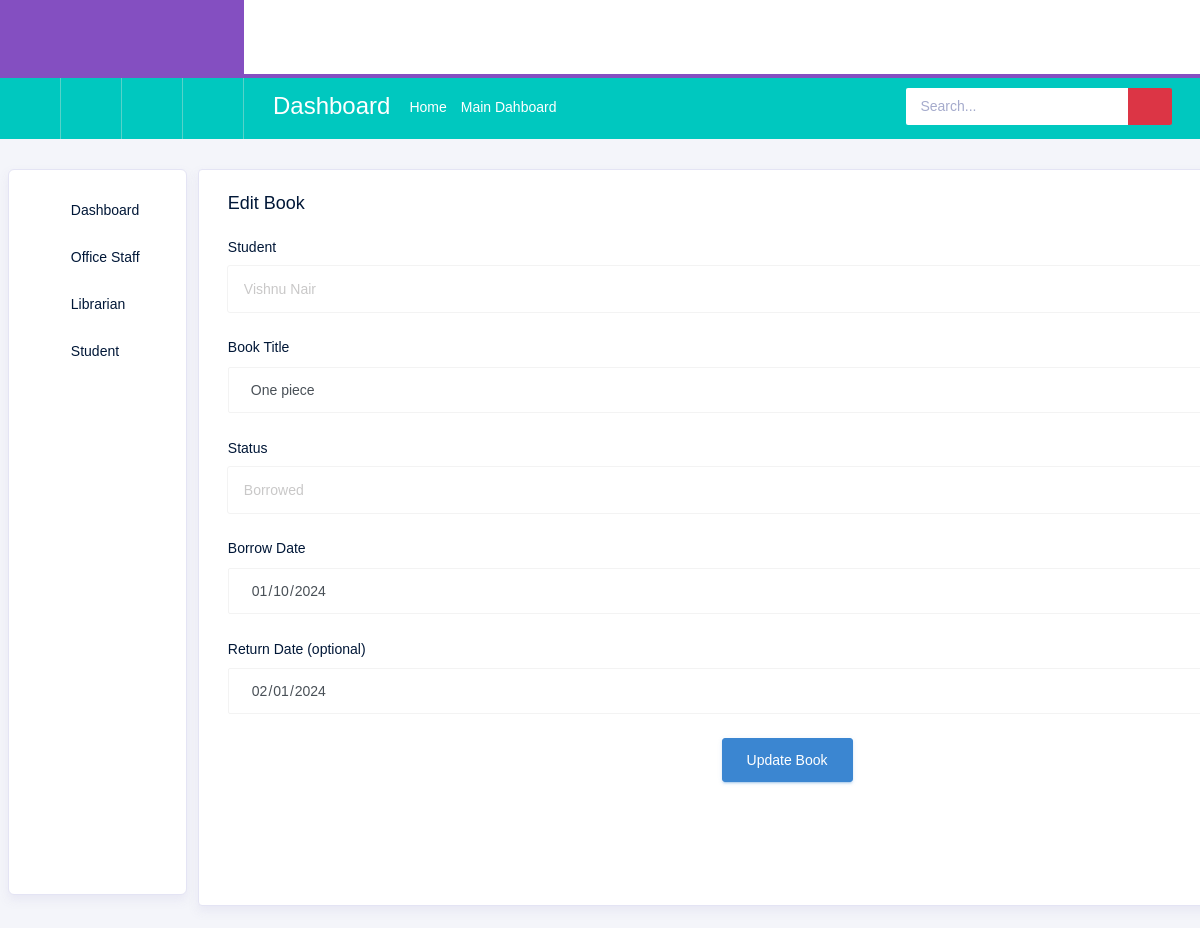
The app's page /Backend/books/edit/4/ with its own data.
### Backend/models.py (models this page shows, shortened)
class BookDb(models.Model):
    STATUS_CHOICES = [
        ('borrowed', 'Borrowed'),
        ('returned', 'Returned'),
    ]
    student = models.ForeignKey(StudentDb, on_delete=models.CASCADE)
    book_title = models.CharField(max_length=200)
    status = models.CharField(max_length=10, choices=STATUS_CHOICES, default='borrowed')  # Added status field
    borrow_date = models.DateField()
    return_date = models.DateField(null=True, blank=True)

class StudentDb(models.Model):
    UserNaMe = models.CharField(max_length=100, null=True, blank=True)
    First_Name = models.CharField(max_length=100)
    Last_Name = models.CharField(max_length=100)
    Class_Name = models.CharField(max_length=50)
    Email = models.CharField(max_length=100)
    DOB = models.DateField(null=True, blank=True)

### Backend/views.py (the view)
# urls.py: path('books/edit/<int:pk>/', views.BookUpdateView.as_view(), name='edit_book'),
class BookUpdateView(SuccessMessageMixin, UpdateView):
    model = BookDb
    template_name = 'admin/Edit Book.html'
    fields = ['student', 'book_title', 'status', 'borrow_date', 'return_date']
    success_url = reverse_lazy('manage_books')
    success_message = "Book updated successfully!"
    def get_context_data(self, **kwargs):
        context = super().get_context_data(**kwargs)
        context['students'] = StudentDb.objects.all()
        return context

### Backend/templates/admin/Edit Book.html (shortened to what this page needs)
{% extends 'adminindex.html' %}
{% block content %}
<body>
    <div class="col-12 grid-margin stretch-card">
      <div class="card">
        <div class="card-body">
          <h4 class="card-title">Edit Book</h4>
          <form class="forms-sample" method="post" action="{% url 'edit_book' object.id %}">
            <div class="form-group">
                <label for="student">Student</label>
                <select class="form-control" id="student" name="student" required>
                  {% for student in students %}
                    <option value="{{ student.id }}" {% if student.id == object.student.id %}selected{% endif %}>
                      {{ student.First_Name }} {{ student.Last_Name }}
                    </option>
                  {% endfor %}
                </select>
            </div>
            <div class="form-group">
                <label for="book_title">Book Title</label>
                <input type="text" class="form-control" id="book_title" name="book_title" value="{{ object.book_title }}" required pattern=".{3,200}" title="Book title should contain 3-200 characters."/>
            </div>
            <div class="form-group">
                <label for="status">Status</label>
                <select class="form-control" id="status" name="status" required>
                    <option value="borrowed" {% if object.status == 'borrowed' %}selected{% endif %}>Borrowed</option>
                </select>
            </div>
            <div class="form-group">
                <label for="borrow_date">Borrow Date</label>
                <input type="date" class="form-control" id="borrow_date" name="borrow_date" value="{{ object.borrow_date|date:'Y-m-d' }}" required />
            </div>
            <div class="form-group">
                <label for="return_date">Return Date (optional)</label>
                <input type="date" class="form-control" id="return_date" name="return_date" value="{{ object.return_date|date:'Y-m-d' }}" />
            </div>
            <div class="form-group text-center">
                <button type="submit" class="btn btn-info">Update Book</button>
            </div>
          </form>
        </div>
      </div>
    </div>
    </body>
{% endblock %}

### records on screen
BookDb: student "Vishnu Nair", book_title "One piece", status "Borrowed", borrow_date "01/10/2024", return_date "02/01/2024"
